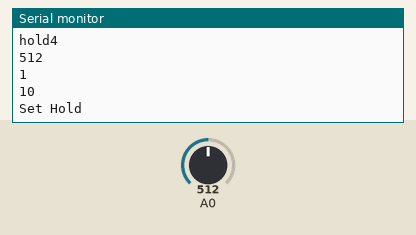
The sketch below on a simulated Arduino Uno, built with avr-gcc and run on an emulated ATmega328P. Parts: the last lines printed to the serial monitor. Inputs (shaded band) come from the test bench; at power-on: A0 = 512.

Above: at 1.3 s.
1.4 s: A0 set to 122
At 1.79 s:
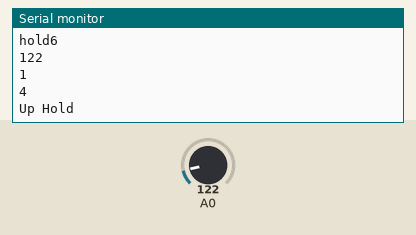
3.3 s: A0 set to 0
At 3.54 s:
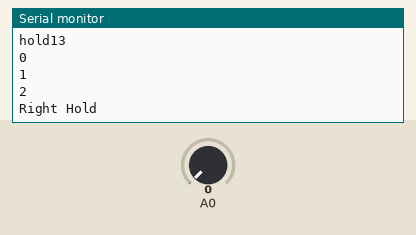
Timing chart, 0 to 6.3 s (numbered marks = the images above; inputs shaded):
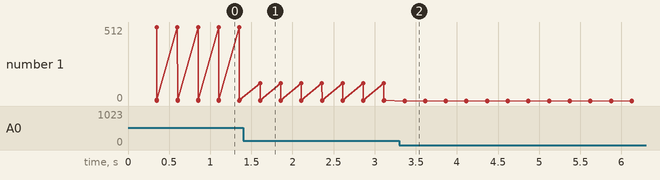

Measured:
- after the input at 1.4 s, the serial monitor: prints a new line after 0.21 s (image 1)
- after the input at 3.3 s, the serial monitor: prints a new line after 0.06 s (image 2)

The sketch:

Gestione_pulsanti.ino
```cpp
/*****
 * Esempio gestione pulsanti analogci
 */


#define Dt_hold 250
#define Dt_click 150
#define Dt_rimb 5
```

_100_loopback.ino
```cpp
void Set_click(){
  Serial.println(F("Set Click"));
 }
//------------------------------------------------------------------------------------------
void Set_hold(){
  Serial.println(F("Set Hold"));
  }
//------------------------------------------------------------------------------------------
void Left_click(){
  Serial.println(F("Left Click"));
  }
//------------------------------------------------------------------------------------------
void Left_hold(){
    Serial.println(F("Left Hold"));
  }
//------------------------------------------------------------------------------------------
void Right_click(){
  Serial.println(F("Right Click"));
  }
//------------------------------------------------------------------------------------------
void Right_hold(){
    Serial.println(F("Right Hold"));
  }
//------------------------------------------------------------------------------------------

void Up_click(){
  Serial.println(F("Up Click"));
  }
//------------------------------------------------------------------------------------------
void Up_hold(){
    Serial.println(F("Up Hold"));
  }
//------------------------------------------------------------------------------------------
void Down_click(){
  Serial.println(F("Down Click"));
  }
//------------------------------------------------------------------------------------------
void Down_hold(){
    Serial.println(F("Down Hold"));
  }
//------------------------------------------------------------------------------------------
void Nulla(){}
//------------------------------------------------------------------------------------------

typedef void (*GeneralFunction) (); // From https://www.gammon.com.au/callbacks
GeneralFunction doActionsArray [] =  { // array of function pointers
Nulla,
Right_click,
Right_hold,
Up_click,
Up_hold,
Down_click,
Down_hold,
Left_click,
Left_hold,
Set_click,
Set_hold,
};
```

_110_Pulsanti.ino
```cpp
//--------------------------------------------------------------------------------------------
int Legge_Pulsanti(){

static int vA0=0;
static int vA0_pre=0;
//const int soglia =20;
static unsigned long t_pre=0;
//unsigned long th_pre=0;
static int st=0;
static bool bot=1;
//bool both=1;
static int clickn=1;
static int holdn=1;


//Serial.println(st);

switch(st){

  case 0:{
    vA0=analogRead(0);
    if (vA0 < 1000){
       st=1;
       bot=1;
       vA0_pre=vA0;
      t_pre=millis();

     }
     else{    st=0; }
     return 0;
  break;
  }

case 1: {
      vA0=analogRead(0);
      if (vA0>1000){
        if ((millis()- t_pre)<Dt_rimb){ st=0; }
        else if ((millis()- t_pre)< Dt_click && bot==1){ st=2; }
        else{st=0; }
      }

      else{
        if ((millis()- t_pre)> Dt_hold){
        st=4;
        }
        else{st=1; }
      }
      return 0;
      break;
}

case 2:{
  //Serial.println(st);
  Serial.print(F("click"));
  Serial.println(clickn);
  ++clickn;
  st=0;
  bot=0;
  return Decodifica_Pulsanti(vA0_pre, 0);
  Serial.println(Decodifica_Pulsanti(vA0_pre, 0));

  break;
}

/*
case 3: {
  break;
}
*/

 case 4: {
   Serial.print(F("hold"));
   Serial.println(holdn);
  ++holdn;
   t_pre=millis();
   bot=0;
  st=1;
  return Decodifica_Pulsanti(vA0, 1);
  //Serial.println(Decodifica_Pulsanti(vA0, 1));
   break;
  }


}//end switch

//delay(100);
}

//--------------------------------------------------------------------------------------------

int Decodifica_Pulsanti(int valore_analogico, bool tipo){
  int pulsante_premuto=0;
 Serial.println(valore_analogico);
 Serial.println(tipo);
  switch(valore_analogico){

    case 0 ... 50:{ //Right
    if (tipo ==0){ pulsante_premuto=1;}
    else{ pulsante_premuto=2;}
    break;
    }

    case 70 ... 150:{ //Up
    if (tipo ==0){ pulsante_premuto=3;}
    else{ pulsante_premuto=4;}
    break;
    }

    case 200 ... 300:{ //Down
    if (tipo ==0){ pulsante_premuto=5;}
    else{ pulsante_premuto=6;}
    break;
    }

    case 350 ... 450:{ //Left
    if (tipo ==0){ pulsante_premuto=7;}
    else{ pulsante_premuto=8;}
    break;
    }

    case 500 ... 650:{ //Set
    if (tipo ==0){ pulsante_premuto=9;}
    else{ pulsante_premuto=10;}
    break;
    }
  }
 return pulsante_premuto;
}
```

_800_setup.ino
```cpp
void setup() {
  Serial.begin(115200);
  delay(100);
}
```

_900_loop.ino
```cpp
//--------------------------------------------------------------------------------------------
void loop() {
int pulsante= Legge_Pulsanti();
if (pulsante !=0){
  Serial.println(pulsante);
  doActionsArray [pulsante] ();
  }
}
```
